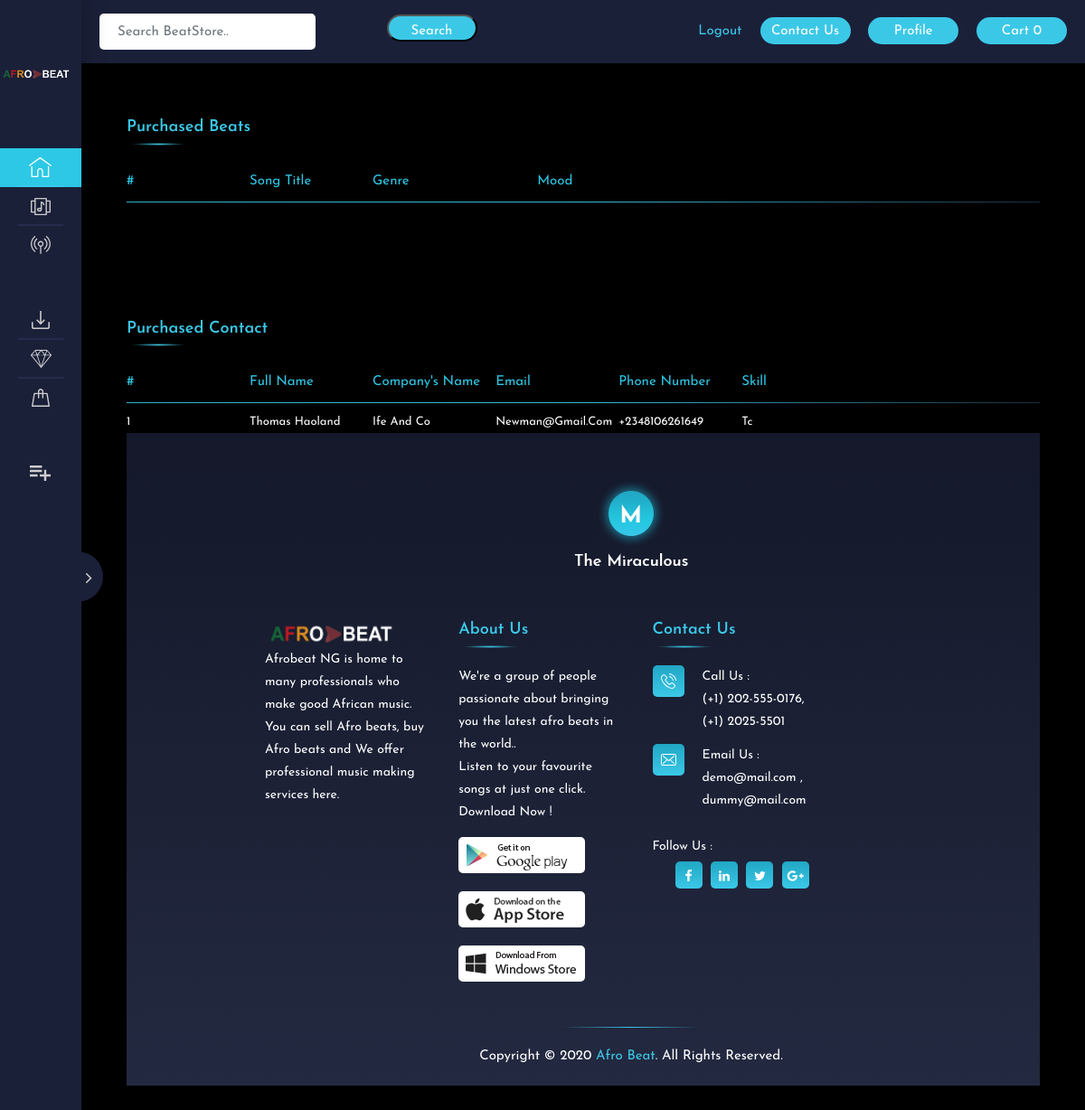
The page /purchased/ (signed in) on the database its author committed.
### core/models.py (models this page shows, shortened)
class OrderContactProf(models.Model):
    user = models.ForeignKey(User, default=1, null=True, on_delete=models.SET_NULL)
    ordered = models.BooleanField(default=False)
    contact = models.ForeignKey(ContactProf, on_delete=models.CASCADE)
    timestamp = models.DateTimeField(auto_now_add=True)

class ContactProf(models.Model):
    user = models.OneToOneField(
        settings.AUTH_USER_MODEL, on_delete=models.CASCADE)
    price = models.IntegerField()
    company_name = models.CharField(max_length=100, blank=True)
    timestamp = models.DateTimeField(auto_now_add=True)

class Profile(models.Model):
    profile_pic = models.FileField(upload_to='profile-pic')
    user = models.OneToOneField(User, on_delete=models.CASCADE)
    full_name = models.CharField(max_length=100, blank=True)
    address = models.CharField(max_length=100, blank=True)
    email = models.EmailField(max_length=150)
    city = models.CharField(max_length=100, blank=True)
    state = models.CharField(max_length=100, blank=True)
    country = models.CharField(max_length=100, blank=True)
    phone = models.CharField(max_length=100, blank=True)
    skill = models.CharField(choices=SKILL_CHOICES, max_length=4)

### core/views.py (the view)
# urls.py: path('purchased/', views.purchased, name="purchased"),
@login_required
def purchased(request):
    order_beat = OrderBeat.objects.filter(user=request.user, ordered=True)
    order_contact = OrderContactProf.objects.filter(user=request.user, ordered=True)
    template_name = 'core/purchased.html'
    context = {'order_beat': order_beat, 'order_contact': order_contact}
    return render(request, template_name, context)

### core/templatetags/cart_templates_tag.py (called while the page is built)
@register.filter
def cart_item_count(user):
    if user.is_authenticated:
        qs = Order.objects.filter(user=user, ordered=False)
        if qs.exists():
            return qs[0].beat.count()
    return 0

### core/templates/core/purchased.html (shortened to what this page needs)
{% extends 'core/base.html' %}
{% block content %}
        <div class="ms_content_wrapper padder_top80">
            <div class="ms_free_download">
                <div class="ms_heading">
                    <h1>Purchased Beats</h1>
                </div>
				<div class="album_inner_list">
					<div class="album_list_wrapper">
						<ul class="album_list_name">
							<li>#</li>
							<li>Song Title</li>
							<li>Genre</li>
							<li class="text-center">Mood</li>
						</ul>
					</div>
				</div>
			</div>
		</div>
		<div class="ms_content_wrapper padder_top80">
            <div class="ms_free_download">
                <div class="ms_heading">
                    <h1>Purchased Contact</h1>
                </div>
				<div class="album_inner_list">
					<div class="album_list_wrapper">
						<ul class="album_list_name">
							<li>#</li>
							<li>Full Name</li>
							<li>Company's Name</li>
							<li>Email</li>
							<li>Phone Number</li>
							<li>Skill</li>
						</ul>
						{% for obj in order_contact %}
						<ul>
							<li><a href="">{{ forloop.counter }}</a></li>
							<li><a href="">{{ obj.contact.user.profile.full_name }}</a></li>
							<li><a href="#">{{ obj.contact.company_name }}</a></li>
							<li><a href="#">{{ obj.contact.user.profile.email }}</a></li>
							<li><a href="#">{{ obj.contact.user.profile.phone }}</a></li>
							<li><a href="#">{{ obj.contact.user.profile.skill }}</a></li>
						</ul>
						{% endfor %}
{% endblock %}

### core/templates/core/base.html (shortened to what this page needs)
{% load static %}
{% load cart_templates_tag %}
<!DOCTYPE html>
<html lang="en">
<head>
    <link rel="stylesheet" href="https://cdnjs.cloudflare.com/ajax/libs/font-awesome/5.15.1/css/fontawesome.min.css" />
    <link rel="stylesheet" type="text/css" href="{% static 'core/css/open-iconic-bootstrap.min.css' %}">
    <link rel="stylesheet" type="text/css" href="{% static 'core/css/fonts.css' %}">
    <link rel="stylesheet" type="text/css" href="{% static 'core/css/bootstrap.css' %}">
    <link rel="stylesheet" type="text/css" href="{% static 'core/css/font-awesome.min.css' %}">
    <link rel="stylesheet" type="text/css" href="{% static 'core/js/plugins/swiper/css/swiper.min.css' %}">
    <link rel="stylesheet" type="text/css" href="{% static 'core/js/plugins/nice_select/nice-select.css' %}">
    <link rel="stylesheet" type="text/css" href="{% static 'core/js/plugins/player/volume.css' %}">
    <link rel="stylesheet" type="text/css" href="{% static 'core/js/plugins/scroll/jquery.mCustomScrollbar.css' %}">
    <link rel="stylesheet" type="text/css" href="{% static 'core/css/style.css' %}">
</head>
<body>
    <div class="ms_main_wrapper">
        <div class="ms_sidemenu_wrapper">
            <div class="ms_nav_close">
                <i class="fa fa-angle-right" aria-hidden="true"></i>
            </div>
            <div class="ms_sidemenu_inner">
                <div class="ms_logo_inner">
                    <div class="ms_logo">
                        <a href="/"><img style="width: 100%" src="{% static 'core/images/artist/afbc.png' %}" alt=""></a>
                    </div>
                </div>
                </div>
                <div class="ms_nav_wrapper">
                    <ul>
                        <li><a href="/" class="active" title="Home">
                        <span class="nav_icon">
                            <span class="icon icon_discover"></span>
                        </span>
                        </a>
                        </li>
                        <li><a href="/my-beats" title="My Beats">
                        <span class="nav_icon">
                            <span class="icon icon_albums"></span>
                        </span>
                        </a>
                        </li>
                        <li><a href="/get-contacts" title="Get Contacts">
                        <span class="nav_icon">
                            <span class="icon icon_station"></span>
                        </span>
                        </a>
                        </li>
                    </ul>
                    <ul class="nav_downloads">
                        <li><a href="/my-orders" title="My Orders">
                        <span class="nav_icon">
                            <span class="icon icon_download"></span>
                        </span>
                        </a>
                        </li>
                        <li><a href="/contact-orders" title="Contact Orders">
                        <span class="nav_icon">
                            <span class="icon icon_tracks"></span>
                        </span>
                        </a>
                        </li>
                        <li><a href="/purchased" title="Purchased">
                        <span class="nav_icon">
                            <span class="icon icon_purchased"></span>
                        </span>
                        </a>
                        </li>
                    </ul>
                    <ul class="nav_playlist">
                        <li><a href="/upload-beat" title="Upload Beat">
                        <span class="nav_icon">
                            <span class="icon icon_c_playlist"></span>
                        </span>
                        </a>
                        </li>
                    </ul>
                </div>
            </div>
        </div>
        <div class="ms_header">
            <div class="ms_top_left">
                <div class="ms_top_search">
                    <form class="form-inline" method='GET' action="/search" autocomplete="off">
                        <input type="text" class="form-control" name='q' id="q" value="{{ request.GET.q }}"placeholder="Search BeatStore..">
                </div>
                <div class="ms_top_trend">
                    <button type="submit" class="ms_btn">Search</button>
                </div>
            </div>
            <div class="ms_top_right">
                {% if request.user.is_authenticated %}
                <div class="ms_top_lang">
                    <a href="/logout/"><span data-toggle="modal" data-target="#lang_modal">Logout </span></a>
                </div>
                <div class="ms_top_btn">
                    <a href="/contact-us/" class="ms_btn reg_btn"><span>Contact Us</span></a>
                    <a href="/profile/" class="ms_btn reg_btn"><span>Profile</span></a>
                    <a href="/order-summary/" class="ms_btn reg_btn"><span>Cart {{ request.user|cart_item_count }}</span></a>
                 </div>
                {% else %}
                <div class="ms_top_btn">
                    <a href="/contact-us/" class="ms_btn reg_btn"><span>Contact Us</span></a>
                    <a href="/signup" class="ms_btn reg_btn" ><span>register</span></a>
                    <a href="/login" class="ms_btn login_btn"><span>login</span></a>
                 </div>
                 {% endif %}
            </div>
        </div>
        {% block content %}
        {% endblock %}
        <div class="ms_footer_wrapper">
            <div class="ms_footer_logo">
                <a href="index.html"><img src="images/open_logo.png" alt=""></a>
            </div>
            <div class="ms_footer_inner">
                <div class="row">
                    <div class="col-lg-3 col-md-6">
                        <div class="footer_box">
                            <img style="width: 80%" src="{% static 'core/images/artist/afbc.png' %}" alt="">
                            <p>Afrobeat NG is home to many professionals who make good African music. You can sell Afro beats, buy Afro beats and We offer professional music making services here.</p>
                        </div>
                    </div>
                    <div class="col-lg-3 col-md-6">
                        <div class="footer_box footer_app">
                            <h1 class="footer_title">About Us</h1>
                            <p>We're a group of people passionate about bringing you the latest afro beats in the world..<br> Listen to your favourite songs at just one click. Download Now !</p>
                            <a href="#" class="foo_app_btn"><img src="images/google_play.jpg" alt="" class="img-fluid"></a>
                            <a href="#" class="foo_app_btn"><img src="images/app_store.jpg" alt="" class="img-fluid"></a>
                            <a href="#" class="foo_app_btn"><img src="images/windows.jpg" alt="" class="img-fluid"></a>
                        </div>
                    </div>
                     <div class="col-lg-3 col-md-6">
                        <div class="footer_box footer_contacts">
                            <h1 class="footer_title"><a href="/contact-us">contact us</h1></a>
                            <ul class="foo_con_info">
                                <li>
                                    <div class="foo_con_icon">
                                        <img src="images/svg/phone.svg" alt="">
                                    </div>
                                    <div class="foo_con_data">
                                        <span class="con-title">Call us :</span>
                                        <span>(+1) 202-555-0176, (+1) 2025-5501</span>
                                    </div>
                                </li>
                                <li>
                                    <div class="foo_con_icon">
                                        <img src="images/svg/message.svg" alt="">
                                    </div>
                                    <div class="foo_con_data">
                                        <span class="con-title">email us :</span>
                                        <span><a href="#">demo@mail.com </a>, <a href="#">dummy@mail.com</a></span>
                                    </div>
                                </li>
                            </ul>
                            <div class="foo_sharing">
                                <div class="share_title">follow us :</div>
                                <ul>
                                    <li><a href="#"><i class="fa fa-facebook" aria-hidden="true"></i></a></li>
                                    <li><a href="#"><i class="fa fa-linkedin" aria-hidden="true"></i></a></li>
                                    <li><a href="#"><i class="fa fa-twitter" aria-hidden="true"></i></a></li>
                                    <li><a href="#"><i class="fa fa-google-plus" aria-hidden="true"></i></a></li>
                                </ul>
                            </div>
                        </div>
                    </div>
                </div>
            </div>
            <div class="col-lg-12">
                <div class="ms_copyright">
                    <div class="footer_border"></div>
                    <p>Copyright &copy; 2020 <a href="#">Afro Beat</a>. All Rights Reserved.</p>
                </div>
            </div>
        </div>
</body>
</html>

### rows shown on the page
OrderContactProf: contact.user.profile.full_name "Thomas Haoland", contact.company_name "Ife And Co", contact.user.profile.email "Newman@gmail.com", contact.user.profile.phone "+2348106261649", contact.user.profile.skill "Tc"

### other values the page prints
{{ request.user|cart_item_count }} "0"
